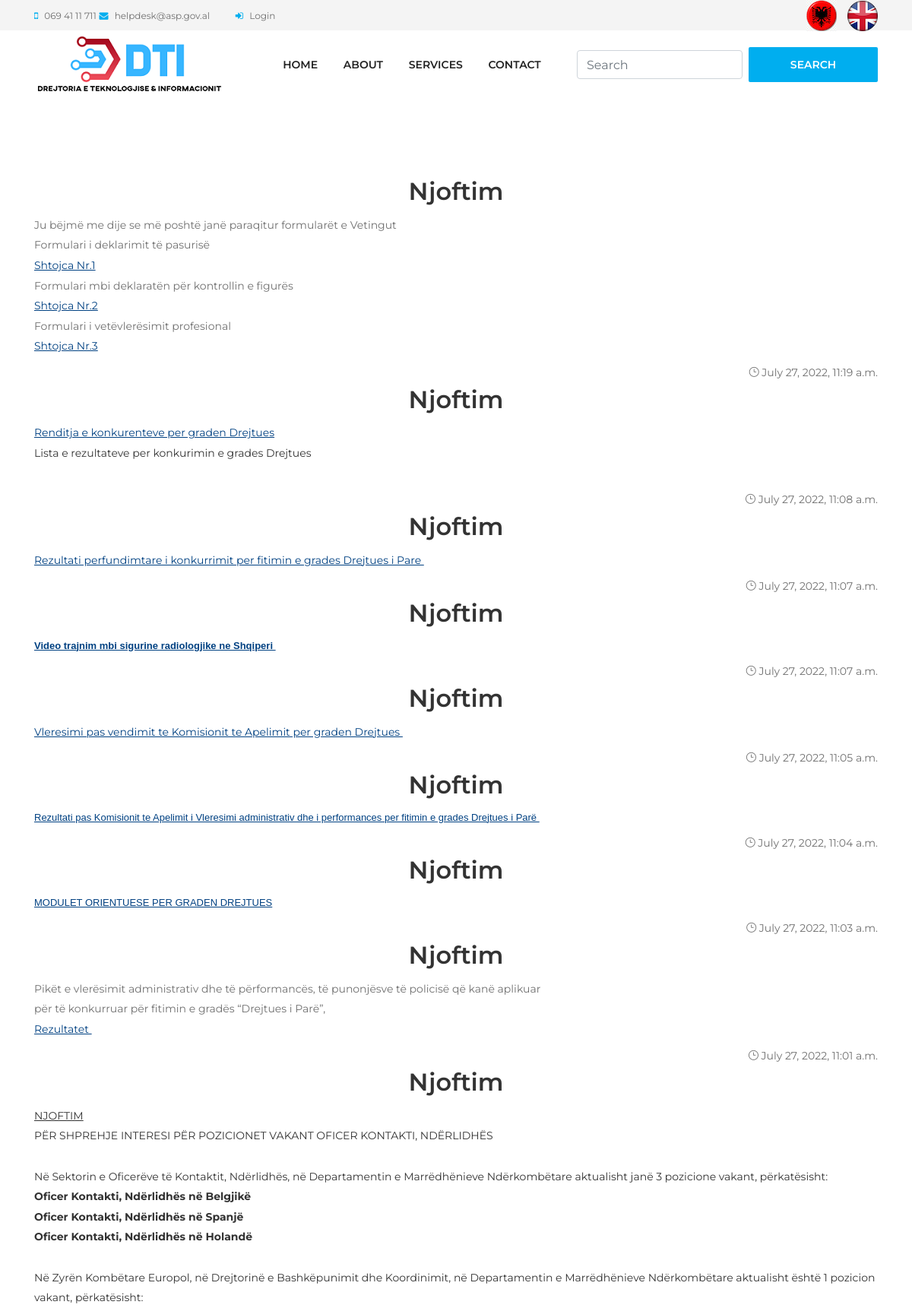
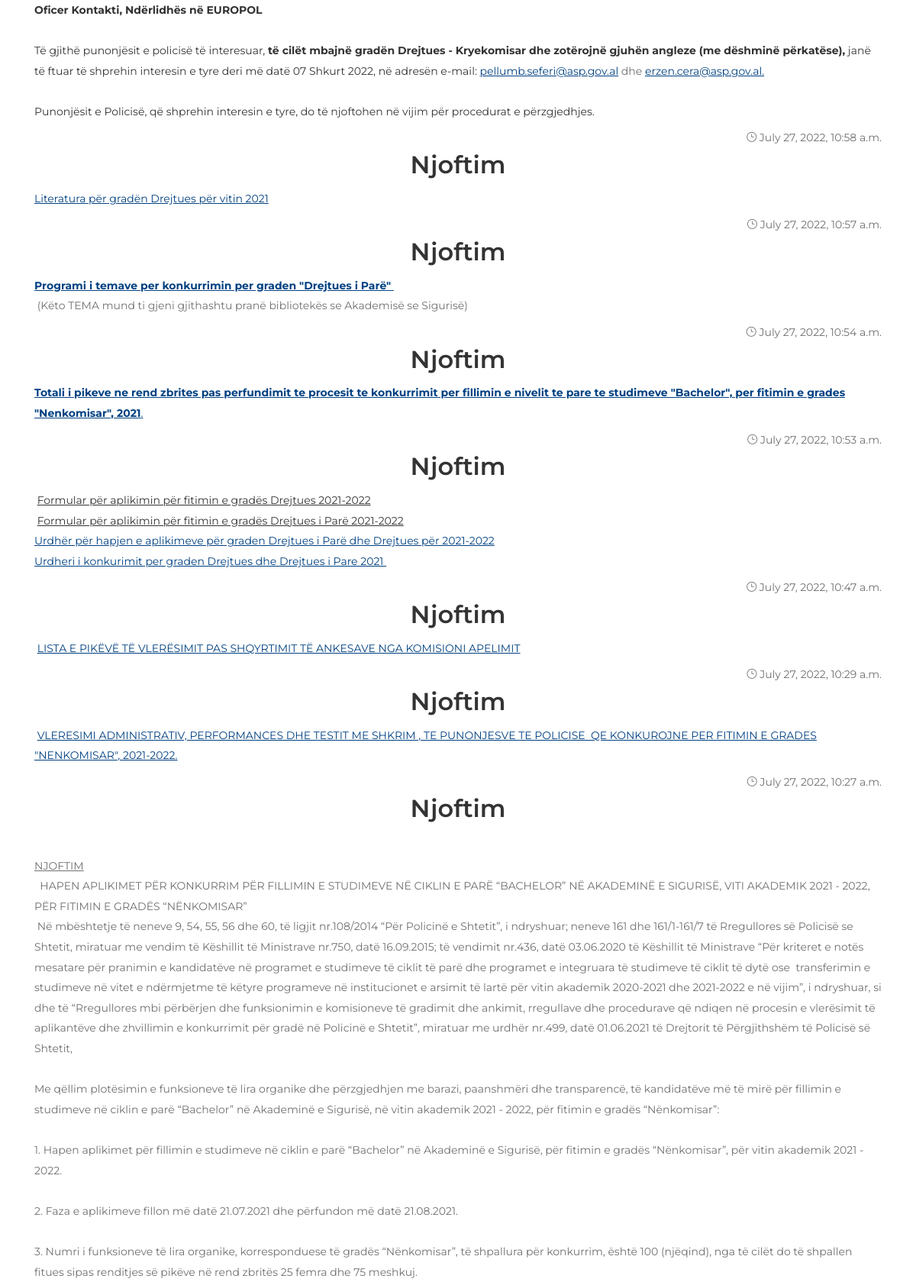
The app's page /en/post.html (upper part) with its own data (2 pictures, top to bottom).
### website/models.py (models this page shows, shortened)
class Post(models.Model):
    STATUS_CHOICES = (('draft', 'Draft'), ('published', 'Published'),)
    title = models.CharField(max_length=250)
    author = models.ForeignKey(User, on_delete=models.CASCADE)
    body = RichTextUploadingField()
    publish = models.DateTimeField(default=timezone.now)
    created = models.DateTimeField(auto_now_add=True)
    updated = models.DateTimeField(auto_now=True)
    status = models.CharField(max_length=10, choices=STATUS_CHOICES, default='draft')
    objects = models.Manager()  # The default manager.
    published = PublishedManager()  # Our custom manager.
    class Meta:
        ordering = ('-publish',)

### website/views.py (the view)
# urls.py: path('post.html', views.post, name="post"),
def post(request):
    post = Post.objects.all()
    return render(request, 'post.html', {'post': post})

### website/templates/post.html (shortened to what this page needs)
{% extends 'base.html' %}
{% load static %}
{% block content %}
  <section class="dento-blog-area section-padding-100-0 clearfix">
    <div class="container">
  {% for i in post %}
    <h2 align="center">
      <a href="{{ post.get_absolute_url }}">{{ i.title }}</a>
    </h2>
    <h5><a>{{i.body | safe}}</a></h5>
    <p class="date" align="right"><i class="icon_clock_alt"></i>
        {{ i.publish }}
    </p>
  {% endfor %}
    </div>
  </section>
{% endblock %}

### static/website/css/style.css (style rules this page uses)
* { margin: 0; padding: 0; }
body { font-family: "Montserrat", sans-serif; font-weight: 400; font-size: 14px; }
h1, h2, h3, h4, h5, h6 { font-family: "Montserrat", sans-serif; color: #333333; line-height: 1.4; font-weight: 600; }
a, a:active, a:focus, a:hover { color: #333333; text-decoration: none; -webkit-transition-duration: 500ms; -o-transition-duration: 500ms; transition-duration: 500ms; outline: none; }
li { list-style: none; }
p { line-height: 1.9; color: #707070; font-size: 14px; font-weight: 400; }
ul { margin: 0; padding: 0; }
ul li { margin: 0; padding: 0; }
.section-padding-100-0 { padding-top: 100px; padding-bottom: 0; }
p { margin-bottom: 0px !important; }

### static/website/css/default-assets/classy-nav.css (style rules this page uses)
body { font-family: "Roboto", sans-serif; }
ul { margin: 0; }
ul li { list-style: none; }

### records on screen
Post: title "Njoftim", body "Ju bëjmë me dije se më poshtë janë paraqitur formularët e Vetingut Formulari i deklarimit të pasurisë Shtojca Nr.1 Formulari mbi deklaratën për kontrollin e figurës Shtojca Nr.2 Formulari i vetëvlerësimit profesional Shtojca Nr.3", publish "July 27, 2022, 11:19 a.m."
Post: title "Njoftim", body "Renditja e konkurenteve per graden Drejtues Lista e rezultateve per konkurimin e grades Drejtues", publish "July 27, 2022, 11:08 a.m."
Post: title "Njoftim", body "Rezultati perfundimtare i konkurrimit per fitimin e grades Drejtues i Pare", publish "July 27, 2022, 11:07 a.m."
Post: title "Njoftim", body "Video trajnim mbi sigurine radiologjike ne Shqiperi", publish "July 27, 2022, 11:07 a.m."
Post: title "Njoftim", body "Vleresimi pas vendimit te Komisionit te Apelimit per graden Drejtues", publish "July 27, 2022, 11:05 a.m."
Post: title "Njoftim", body "Rezultati pas Komisionit te Apelimit i Vleresimi administrativ dhe i performances per fitimin e grades Drejtues i Parë", publish "July 27, 2022, 11:04 a.m."
Post: title "Njoftim", body "MODULET ORIENTUESE PER GRADEN DREJTUES", publish "July 27, 2022, 11:03 a.m."
Post: title "Njoftim", body "Pikët e vlerësimit administrativ dhe të përformancës, të punonjësve të policisë që kanë aplikuar për të konkurruar për fitimin e gradës “Drejtues i Parë”, Rezultatet", publish "July 27, 2022, 11:01 a.m."
Post: title "Njoftim", body "NJOFTIM PËR SHPREHJE INTERESI PËR POZICIONET VAKANT OFICER KONTAKTI, NDËRLIDHËS Në Sektorin e Oficerëve të Kontaktit, Ndërlidhës, në Departamentin e Marrëdhënieve Ndërkombëtare aktualisht janë 3 pozicione vakant, përkatësisht: Oficer Kontakti, Ndërlidhës në Belgjikë Oficer Kontakti, Ndërlidhës në Spanjë Oficer Kontakti, Ndërlidhës në Holandë Në Zyrën Kombëtare Europol, në Drejtorinë e Bashkëpunimit dhe Koordinimit, në Departamentin e Marrëdhënieve Ndërkombëtare aktualisht është 1 pozicion vakant, përkatësisht: Oficer Kontakti, Ndërlidhës në EUROPOL Të gjithë punonjësit e policisë të interesuar, të cilët mbajnë gradën Drejtues - Kryekomisar dhe zotërojnë gjuhën angleze (me dëshminë…", publish "July 27, 2022, 10:58 a.m."
Post: title "Njoftim", body "Literatura për gradën Drejtues për vitin 2021", publish "July 27, 2022, 10:57 a.m."
Post: title "Njoftim", body "Programi i temave per konkurrimin per graden \"Drejtues i Parë\" (Këto TEMA mund ti gjeni gjithashtu pranë bibliotekës se Akademisë se Sigurisë)", publish "July 27, 2022, 10:54 a.m."
Post: title "Njoftim", body "Totali i pikeve ne rend zbrites pas perfundimit te procesit te konkurrimit per fillimin e nivelit te pare te studimeve \"Bachelor\", per fitimin e grades \"Nenkomisar\", 2021 .", publish "July 27, 2022, 10:53 a.m."
Post: title "Njoftim", body "Formular për aplikimin për fitimin e gradës Drejtues 2021-2022 Formular për aplikimin për fitimin e gradës Drejtues i Parë 2021-2022 Urdhër për hapjen e aplikimeve për graden Drejtues i Parë dhe Drejtues për 2021-2022 Urdheri i konkurimit per graden Drejtues dhe Drejtues i Pare 2021", publish "July 27, 2022, 10:47 a.m."
Post: title "Njoftim", body "LISTA E PIKËVË TË VLERËSIMIT PAS SHQYRTIMIT TË ANKESAVE NGA KOMISIONI APELIMIT", publish "July 27, 2022, 10:29 a.m."
Post: title "Njoftim", body "VLERESIMI ADMINISTRATIV, PERFORMANCES DHE TESTIT ME SHKRIM , TE PUNONJESVE TE POLICISE QE KONKUROJNE PER FITIMIN E GRADES \"NENKOMISAR\", 2021-2022.", publish "July 27, 2022, 10:27 a.m."
Post: title "Njoftim", body "NJOFTIM HAPEN APLIKIMET PËR KONKURRIM PËR FILLIMIN E STUDIMEVE NË CIKLIN E PARË “BACHELOR” NË AKADEMINË E SIGURISË, VITI AKADEMIK 2021 - 2022, PËR FITIMIN E GRADËS “NËNKOMISAR” Në mbështetje të neneve 9, 54, 55, 56 dhe 60, të ligjit nr.108/2014 “Për Policinë e Shtetit”, i ndryshuar; neneve 161 dhe 161/1-161/7 të Rregullores së Policisë se Shtetit, miratuar me vendim të Këshillit të Ministrave nr.750, datë 16.09.2015; të vendimit nr.436, datë 03.06.2020 të Këshillit të Ministrave “Për kriteret e notës mesatare për pranimin e kandidatëve në programet e studimeve të ciklit të parë dhe programet e integruara të studimeve të ciklit të dytë ose transferimin e studimeve në vitet e ndërmjetme të…"
